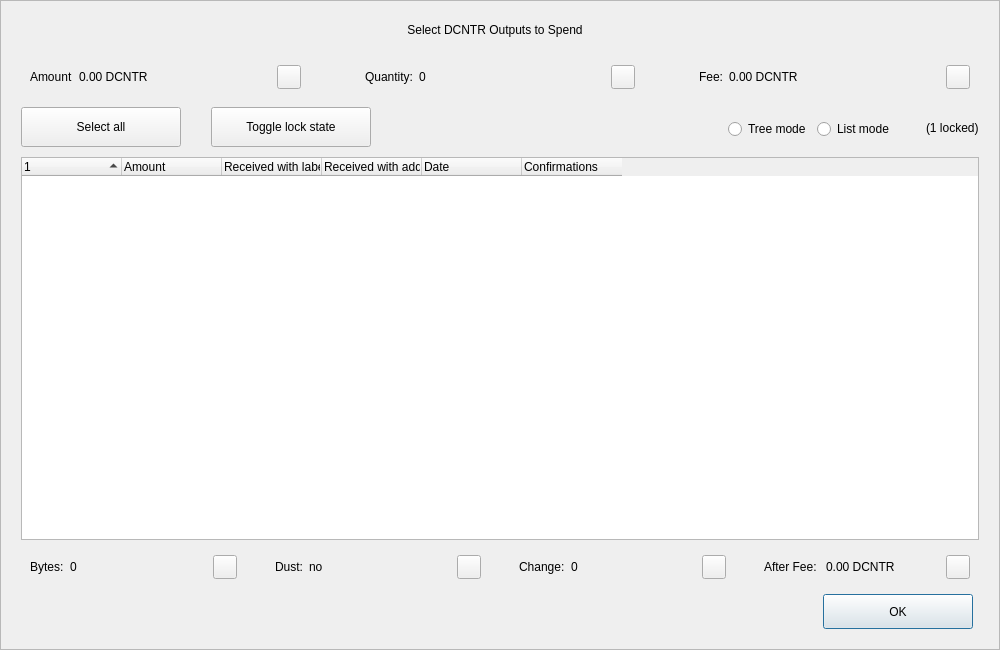
<?xml version="1.0" encoding="UTF-8"?>
<ui version="4.0">
 <class>CoinControlDialog</class>
 <widget class="QDialog" name="CoinControlDialog">
  <property name="geometry">
   <rect>
    <x>0</x>
    <y>0</y>
    <width>1000</width>
    <height>650</height>
   </rect>
  </property>
  <property name="minimumSize">
   <size>
    <width>950</width>
    <height>650</height>
   </size>
  </property>
  <property name="windowTitle">
   <string>Coin Selection</string>
  </property>
  <property name="styleSheet">
   <string notr="true"/>
  </property>
  <layout class="QVBoxLayout" name="verticalLayout">
   <property name="spacing">
    <number>0</number>
   </property>
   <property name="leftMargin">
    <number>0</number>
   </property>
   <property name="topMargin">
    <number>0</number>
   </property>
   <property name="rightMargin">
    <number>0</number>
   </property>
   <property name="bottomMargin">
    <number>0</number>
   </property>
   <item>
    <widget class="QFrame" name="frameContainer">
     <property name="toolTipDuration">
      <number>0</number>
     </property>
     <property name="frameShape">
      <enum>QFrame::StyledPanel</enum>
     </property>
     <property name="frameShadow">
      <enum>QFrame::Raised</enum>
     </property>
     <layout class="QVBoxLayout" name="verticalLayout_2">
      <property name="leftMargin">
       <number>0</number>
      </property>
      <property name="rightMargin">
       <number>0</number>
      </property>
      <property name="bottomMargin">
       <number>20</number>
      </property>
      <item>
       <layout class="QHBoxLayout" name="horizontalLayout_12">
        <property name="spacing">
         <number>0</number>
        </property>
        <property name="leftMargin">
         <number>20</number>
        </property>
        <property name="rightMargin">
         <number>30</number>
        </property>
        <item>
         <spacer name="horizontalSpacer_4">
          <property name="orientation">
           <enum>Qt::Horizontal</enum>
          </property>
          <property name="sizeHint" stdset="0">
           <size>
            <width>40</width>
            <height>20</height>
           </size>
          </property>
         </spacer>
        </item>
        <item>
         <widget class="QLabel" name="labelTitle">
          <property name="minimumSize">
           <size>
            <width>0</width>
            <height>40</height>
           </size>
          </property>
          <property name="maximumSize">
           <size>
            <width>16777215</width>
            <height>40</height>
           </size>
          </property>
          <property name="text">
           <string>Select DCNTR Outputs to Spend</string>
          </property>
          <property name="alignment">
           <set>Qt::AlignCenter</set>
          </property>
          <property name="margin">
           <number>7</number>
          </property>
         </widget>
        </item>
        <item>
         <spacer name="horizontalSpacer_5">
          <property name="orientation">
           <enum>Qt::Horizontal</enum>
          </property>
          <property name="sizeHint" stdset="0">
           <size>
            <width>40</width>
            <height>20</height>
           </size>
          </property>
         </spacer>
        </item>
       </layout>
      </item>
      <item>
       <layout class="QHBoxLayout" name="horizontalLayout_8">
        <property name="leftMargin">
         <number>20</number>
        </property>
        <property name="rightMargin">
         <number>20</number>
        </property>
        <item>
         <widget class="QWidget" name="layoutAmount" native="true">
          <layout class="QHBoxLayout" name="horizontalLayout_9" stretch="0,1,0">
           <item>
            <widget class="QLabel" name="labelCoinControlAmountText">
             <property name="text">
              <string>Amount</string>
             </property>
            </widget>
           </item>
           <item>
            <widget class="QLabel" name="labelCoinControlAmount">
             <property name="text">
              <string>0.00 DCNTR</string>
             </property>
            </widget>
           </item>
           <item alignment="Qt::AlignHCenter|Qt::AlignVCenter">
            <widget class="QPushButton" name="pushButtonAmount">
             <property name="minimumSize">
              <size>
               <width>0</width>
               <height>24</height>
              </size>
             </property>
             <property name="maximumSize">
              <size>
               <width>24</width>
               <height>26</height>
              </size>
             </property>
             <property name="focusPolicy">
              <enum>Qt::NoFocus</enum>
             </property>
             <property name="styleSheet">
              <string notr="true">padding-bottom:2px;
padding-right:4px;</string>
             </property>
             <property name="text">
              <string/>
             </property>
            </widget>
           </item>
          </layout>
         </widget>
        </item>
        <item>
         <spacer name="horizontalSpacer_2">
          <property name="orientation">
           <enum>Qt::Horizontal</enum>
          </property>
          <property name="sizeType">
           <enum>QSizePolicy::Fixed</enum>
          </property>
          <property name="sizeHint" stdset="0">
           <size>
            <width>40</width>
            <height>20</height>
           </size>
          </property>
         </spacer>
        </item>
        <item>
         <widget class="QWidget" name="layoutQuantity" native="true">
          <layout class="QHBoxLayout" name="horizontalLayout_10" stretch="0,1,0">
           <item>
            <widget class="QLabel" name="labelCoinControlQuantityText">
             <property name="text">
              <string>Quantity:</string>
             </property>
            </widget>
           </item>
           <item>
            <widget class="QLabel" name="labelCoinControlQuantity">
             <property name="text">
              <string>0</string>
             </property>
            </widget>
           </item>
           <item alignment="Qt::AlignHCenter|Qt::AlignVCenter">
            <widget class="QPushButton" name="pushButtonQuantity">
             <property name="minimumSize">
              <size>
               <width>0</width>
               <height>24</height>
              </size>
             </property>
             <property name="maximumSize">
              <size>
               <width>24</width>
               <height>26</height>
              </size>
             </property>
             <property name="focusPolicy">
              <enum>Qt::NoFocus</enum>
             </property>
             <property name="styleSheet">
              <string notr="true">padding-bottom:2px;
               padding-right:4px;</string>
             </property>
             <property name="text">
              <string/>
             </property>
            </widget>
           </item>
          </layout>
         </widget>
        </item>
        <item>
         <spacer name="horizontalSpacer_22">
          <property name="orientation">
           <enum>Qt::Horizontal</enum>
          </property>
          <property name="sizeType">
           <enum>QSizePolicy::Fixed</enum>
          </property>
          <property name="sizeHint" stdset="0">
           <size>
            <width>40</width>
            <height>20</height>
           </size>
          </property>
         </spacer>
        </item>
        <item>
         <widget class="QWidget" name="layoutFee" native="true">
          <layout class="QHBoxLayout" name="horizontalLayout_11" stretch="0,1,0">
           <item>
            <widget class="QLabel" name="labelCoinControlFeeText">
             <property name="text">
              <string>Fee:</string>
             </property>
            </widget>
           </item>
           <item>
            <widget class="QLabel" name="labelCoinControlFee">
             <property name="text">
              <string>0.00 DCNTR</string>
             </property>
            </widget>
           </item>
           <item alignment="Qt::AlignHCenter|Qt::AlignVCenter">
            <widget class="QPushButton" name="pushButtonFee">
             <property name="minimumSize">
              <size>
               <width>0</width>
               <height>24</height>
              </size>
             </property>
             <property name="maximumSize">
              <size>
               <width>24</width>
               <height>26</height>
              </size>
             </property>
             <property name="focusPolicy">
              <enum>Qt::NoFocus</enum>
             </property>
             <property name="styleSheet">
              <string notr="true">padding-bottom:2px;
               padding-right:4px;</string>
             </property>
             <property name="text">
              <string/>
             </property>
            </widget>
           </item>
          </layout>
         </widget>
        </item>
       </layout>
      </item>
      <item>
       <widget class="QFrame" name="frame">
        <property name="minimumSize">
         <size>
          <width>0</width>
          <height>40</height>
         </size>
        </property>
        <property name="styleSheet">
         <string notr="true">#frame {
	border:0;
}</string>
        </property>
        <property name="frameShape">
         <enum>QFrame::StyledPanel</enum>
        </property>
        <property name="frameShadow">
         <enum>QFrame::Sunken</enum>
        </property>
        <layout class="QHBoxLayout" name="horizontalLayout">
         <property name="spacing">
          <number>0</number>
         </property>
         <property name="leftMargin">
          <number>20</number>
         </property>
         <property name="topMargin">
          <number>0</number>
         </property>
         <property name="rightMargin">
          <number>20</number>
         </property>
         <property name="bottomMargin">
          <number>0</number>
         </property>
         <item>
          <layout class="QHBoxLayout" name="horizontalLayoutPanel" stretch="0,0,0,0,0,0">
           <property name="spacing">
            <number>20</number>
           </property>
           <item>
            <widget class="QPushButton" name="pushButtonSelectAll">
             <property name="sizePolicy">
              <sizepolicy hsizetype="Maximum" vsizetype="Fixed">
               <horstretch>0</horstretch>
               <verstretch>0</verstretch>
              </sizepolicy>
             </property>
             <property name="minimumSize">
              <size>
               <width>160</width>
               <height>40</height>
              </size>
             </property>
             <property name="maximumSize">
              <size>
               <width>16777215</width>
               <height>40</height>
              </size>
             </property>
             <property name="text">
              <string>Select all</string>
             </property>
             <property name="checkable">
              <bool>true</bool>
             </property>
             <property name="checked">
              <bool>false</bool>
             </property>
             <property name="autoExclusive">
              <bool>false</bool>
             </property>
             <property name="autoDefault">
              <bool>false</bool>
             </property>
            </widget>
           </item>
           <item>
            <spacer name="horizontalSpacer_6">
             <property name="orientation">
              <enum>Qt::Horizontal</enum>
             </property>
             <property name="sizeType">
              <enum>QSizePolicy::Fixed</enum>
             </property>
             <property name="sizeHint" stdset="0">
              <size>
               <width>10</width>
               <height>20</height>
              </size>
             </property>
            </spacer>
           </item>
           <item>
            <widget class="QPushButton" name="pushButtonToggleLock">
             <property name="sizePolicy">
              <sizepolicy hsizetype="Maximum" vsizetype="Fixed">
               <horstretch>0</horstretch>
               <verstretch>0</verstretch>
              </sizepolicy>
             </property>
             <property name="minimumSize">
              <size>
               <width>160</width>
               <height>40</height>
              </size>
             </property>
             <property name="maximumSize">
              <size>
               <width>16777215</width>
               <height>40</height>
              </size>
             </property>
             <property name="text">
              <string>Toggle lock state</string>
             </property>
             <property name="checkable">
              <bool>true</bool>
             </property>
             <property name="autoExclusive">
              <bool>false</bool>
             </property>
             <property name="autoDefault">
              <bool>false</bool>
             </property>
            </widget>
           </item>
           <item>
            <spacer name="horizontalSpacer_7">
             <property name="orientation">
              <enum>Qt::Horizontal</enum>
             </property>
             <property name="sizeType">
              <enum>QSizePolicy::Expanding</enum>
             </property>
             <property name="sizeHint" stdset="0">
              <size>
               <width>30</width>
               <height>20</height>
              </size>
             </property>
            </spacer>
           </item>
           <item alignment="Qt::AlignRight">
            <widget class="QGroupBox" name="groupBox_2">
             <property name="styleSheet">
              <string notr="true">#groupBox_2 {
    background-color:transparent;
    border-radius:0;
}</string>
             </property>
             <property name="title">
              <string/>
             </property>
             <layout class="QHBoxLayout" name="horizontalLayout_14">
              <item>
               <widget class="QRadioButton" name="radioTreeMode">
                <property name="sizePolicy">
                 <sizepolicy hsizetype="Maximum" vsizetype="Fixed">
                  <horstretch>0</horstretch>
                  <verstretch>0</verstretch>
                 </sizepolicy>
                </property>
                <property name="text">
                 <string>Tree mode</string>
                </property>
               </widget>
              </item>
              <item>
               <widget class="QRadioButton" name="radioListMode">
                <property name="sizePolicy">
                 <sizepolicy hsizetype="Maximum" vsizetype="Fixed">
                  <horstretch>0</horstretch>
                  <verstretch>0</verstretch>
                 </sizepolicy>
                </property>
                <property name="text">
                 <string>List mode</string>
                </property>
                <property name="checked">
                 <bool>false</bool>
                </property>
               </widget>
              </item>
             </layout>
            </widget>
           </item>
           <item>
            <widget class="QLabel" name="labelLocked">
             <property name="text">
              <string>(1 locked)</string>
             </property>
            </widget>
           </item>
          </layout>
         </item>
        </layout>
       </widget>
      </item>
      <item>
       <layout class="QHBoxLayout" name="horizontalLayout_13">
        <property name="leftMargin">
         <number>20</number>
        </property>
        <property name="rightMargin">
         <number>20</number>
        </property>
        <item>
         <widget class="CoinControlTreeWidget" name="treeWidget">
          <property name="contextMenuPolicy">
           <enum>Qt::CustomContextMenu</enum>
          </property>
          <property name="styleSheet">
           <string notr="true"/>
          </property>
          <property name="sortingEnabled">
           <bool>false</bool>
          </property>
          <property name="columnCount">
           <number>6</number>
          </property>
          <attribute name="headerShowSortIndicator" stdset="0">
           <bool>true</bool>
          </attribute>
          <attribute name="headerStretchLastSection">
           <bool>false</bool>
          </attribute>
          <column>
           <property name="text">
            <string/>
           </property>
          </column>
          <column>
           <property name="text">
            <string>Amount</string>
           </property>
          </column>
          <column>
           <property name="text">
            <string>Received with label</string>
           </property>
          </column>
          <column>
           <property name="text">
            <string>Received with address</string>
           </property>
          </column>
          <column>
           <property name="text">
            <string>Date</string>
           </property>
          </column>
          <column>
           <property name="text">
            <string>Confirmations</string>
           </property>
           <property name="toolTip">
            <string>Confirmed</string>
           </property>
          </column>
         </widget>
        </item>
       </layout>
      </item>
      <item>
       <layout class="QHBoxLayout" name="horizontalLayout_3">
        <property name="spacing">
         <number>20</number>
        </property>
        <property name="leftMargin">
         <number>20</number>
        </property>
        <property name="rightMargin">
         <number>20</number>
        </property>
        <item>
         <widget class="QWidget" name="layoutBytes" native="true">
          <layout class="QHBoxLayout" name="horizontalLayout_4" stretch="0,1,0">
           <item>
            <widget class="QLabel" name="labelCoinControlBytesText">
             <property name="text">
              <string>Bytes:</string>
             </property>
            </widget>
           </item>
           <item>
            <widget class="QLabel" name="labelCoinControlBytes">
             <property name="text">
              <string>0</string>
             </property>
            </widget>
           </item>
           <item alignment="Qt::AlignHCenter|Qt::AlignVCenter">
            <widget class="QPushButton" name="pushButtonBytes">
             <property name="minimumSize">
              <size>
               <width>0</width>
               <height>24</height>
              </size>
             </property>
             <property name="maximumSize">
              <size>
               <width>24</width>
               <height>26</height>
              </size>
             </property>
             <property name="focusPolicy">
              <enum>Qt::NoFocus</enum>
             </property>
             <property name="styleSheet">
              <string notr="true">padding-bottom:2px;
               padding-right:4px;</string>
             </property>
             <property name="text">
              <string/>
             </property>
            </widget>
           </item>
          </layout>
         </widget>
        </item>
        <item>
         <widget class="QWidget" name="layoutDust" native="true">
          <layout class="QHBoxLayout" name="horizontalLayout_5" stretch="0,1,0">
           <item>
            <widget class="QLabel" name="labelCoinControlLowOutputText">
             <property name="text">
              <string>Dust:</string>
             </property>
            </widget>
           </item>
           <item>
            <widget class="QLabel" name="labelCoinControlLowOutput">
             <property name="text">
              <string>no</string>
             </property>
            </widget>
           </item>
           <item alignment="Qt::AlignHCenter|Qt::AlignVCenter">
            <widget class="QPushButton" name="pushButtonDust">
             <property name="minimumSize">
              <size>
               <width>0</width>
               <height>24</height>
              </size>
             </property>
             <property name="maximumSize">
              <size>
               <width>24</width>
               <height>26</height>
              </size>
             </property>
             <property name="focusPolicy">
              <enum>Qt::NoFocus</enum>
             </property>
             <property name="styleSheet">
              <string notr="true">padding-bottom:2px;
               padding-right:4px;</string>
             </property>
             <property name="text">
              <string/>
             </property>
            </widget>
           </item>
          </layout>
         </widget>
        </item>
        <item>
         <widget class="QWidget" name="layoutChange" native="true">
          <layout class="QHBoxLayout" name="horizontalLayout_6" stretch="0,1,0">
           <item>
            <widget class="QLabel" name="labelCoinControlChangeText">
             <property name="text">
              <string>Change:</string>
             </property>
            </widget>
           </item>
           <item>
            <widget class="QLabel" name="labelCoinControlChange">
             <property name="text">
              <string>0</string>
             </property>
            </widget>
           </item>
           <item alignment="Qt::AlignHCenter|Qt::AlignVCenter">
            <widget class="QPushButton" name="pushButtonChange">
             <property name="minimumSize">
              <size>
               <width>0</width>
               <height>24</height>
              </size>
             </property>
             <property name="maximumSize">
              <size>
               <width>24</width>
               <height>26</height>
              </size>
             </property>
             <property name="focusPolicy">
              <enum>Qt::NoFocus</enum>
             </property>
             <property name="styleSheet">
              <string notr="true">padding-bottom:2px;
               padding-right:4px;</string>
             </property>
             <property name="text">
              <string/>
             </property>
            </widget>
           </item>
          </layout>
         </widget>
        </item>
        <item>
         <widget class="QWidget" name="layoutAfter" native="true">
          <layout class="QHBoxLayout" name="horizontalLayout_7" stretch="0,1,0">
           <item>
            <widget class="QLabel" name="labelCoinControlAfterFeeText">
             <property name="text">
              <string>After Fee: </string>
             </property>
            </widget>
           </item>
           <item>
            <widget class="QLabel" name="labelCoinControlAfterFee">
             <property name="text">
              <string>0.00 DCNTR</string>
             </property>
            </widget>
           </item>
           <item alignment="Qt::AlignHCenter|Qt::AlignVCenter">
            <widget class="QPushButton" name="pushButtonAlterFee">
             <property name="minimumSize">
              <size>
               <width>0</width>
               <height>24</height>
              </size>
             </property>
             <property name="maximumSize">
              <size>
               <width>24</width>
               <height>26</height>
              </size>
             </property>
             <property name="focusPolicy">
              <enum>Qt::NoFocus</enum>
             </property>
             <property name="styleSheet">
              <string notr="true">padding-bottom:2px;
               padding-right:4px;</string>
             </property>
             <property name="text">
              <string/>
             </property>
            </widget>
           </item>
          </layout>
         </widget>
        </item>
       </layout>
      </item>
      <item>
       <layout class="QHBoxLayout" name="horizontalLayout_2">
        <property name="spacing">
         <number>0</number>
        </property>
        <property name="leftMargin">
         <number>20</number>
        </property>
        <property name="rightMargin">
         <number>26</number>
        </property>
        <item>
         <spacer name="horizontalSpacer_3">
          <property name="orientation">
           <enum>Qt::Horizontal</enum>
          </property>
          <property name="sizeHint" stdset="0">
           <size>
            <width>558</width>
            <height>20</height>
           </size>
          </property>
         </spacer>
        </item>
        <item>
         <widget class="QPushButton" name="pushButtonOk">
          <property name="minimumSize">
           <size>
            <width>150</width>
            <height>35</height>
           </size>
          </property>
          <property name="text">
           <string>OK</string>
          </property>
         </widget>
        </item>
       </layout>
      </item>
     </layout>
    </widget>
   </item>
  </layout>
 </widget>
 <customwidgets>
  <customwidget>
   <class>CoinControlTreeWidget</class>
   <extends>QTreeWidget</extends>
   <header>coincontroltreewidget.h</header>
  </customwidget>
 </customwidgets>
 <resources/>
 <connections/>
</ui>
